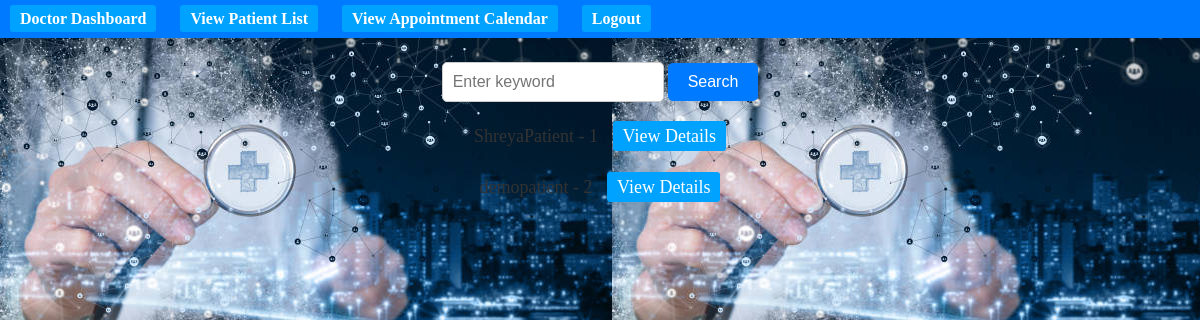
The app's page /doctor/patients/ (signed in) with its own data.
### health/models.py (models this page shows)
class Patient(models.Model):
    user = models.OneToOneField(User, on_delete=models.CASCADE)
    name = models.CharField(max_length=255)
    email = models.EmailField(max_length=255)
    mobile_no = models.CharField(max_length=255)
    address = models.TextField()
    created_on = models.DateTimeField(auto_now_add=True)
    weight = models.IntegerField()
    height = models.IntegerField()
    blood_group = models.CharField(max_length=255)
    gender = models.CharField(max_length=255)
    age = models.IntegerField()

### health/views.py (the view, shortened to what this page needs)
# urls.py: path('doctor/patients/', views.view_patient_list, name='view_patient_list'),  # View patient list
@login_required
def view_patient_list(request):
    try:
        doctor = request.user.doctor
    except Doctor.DoesNotExist:
        messages.error(request, "Doctor profile not found.")
        return redirect('home')
    keyword = request.GET.get('keyword', '')
    appointments = Appointment.objects.filter(doctor=doctor)
    patients = {appointment.patient for appointment in appointments}
    context = {'patients': patients, 'keyword': keyword}
    return render(request, 'view_patient_list.html', context)

### health/templates/view_patient_list.html
{% extends "base_doctor.html" %}
{% block content %}
<div class="dashboard-container">
    <div class="search-container">
        <form method="get" action="" class="search-form">
            <input type="text" name="keyword" placeholder="Enter keyword" value="{{ keyword }}" class="search-input">
            <button type="submit" class="search-button">Search</button>
        </form>
    </div>
    <div class="patient-list-container">
        {% if patients %}
            <ul class="patient-list">
                {% for patient in patients %}
                    <li class="patient-item">
                        {{ patient.name }} - {{ patient.id }}
                        <a href="{% url 'view_patient_details' patient.id %}" class="details-link">View Details</a>
                    </li>
                    <div class="list-item-spacing"></div>
                {% endfor %}
            </ul>
        {% else %}
            <p class="no-patients-message">No patients found.</p>
        {% endif %}
    </div>
</div>
{% endblock %}

### health/static/styles.css (style rules this page uses)
ul { list-style-type: none; padding: 0; }
ul li { margin-bottom: 10px; }
.dashboard-container { max-width: 800px; margin: 0 auto; padding: 20px; }
.search-container { text-align: center; margin-bottom: 20px; }
.search-form { display: inline-block; }
.search-input { width: 200px; padding: 10px; font-size: 16px; border: 1px solid #ccc; border-radius: 5px; }
.search-button { padding: 10px 20px; font-size: 16px; background-color: #007bff; color: #fff; border: none; border-radius: 5px; cursor: pointer; transition: background-color 0.3s; }
.patient-list-container { text-align: center; }
.patient-list { list-style: none; padding: 0; }
.patient-item { font-size: 18px; margin: 10px 0; }
.details-link { text-decoration: none; color: #007bff; margin-left: 10px; }
button, a { padding: 5px 10px; margin: 5px 0; background-color: #00a2ff; color: #fff !important; text-decoration: none; border: none; border-radius: 3px; cursor: pointer; }
.list-item-spacing { height: 10px; }
body { background-image: url('../static/images/patient_background.jpeg'); color: #333; margin: 0; min-height: 100vh; }

### records on screen
Patient: name "ShreyaPatient", id "1"
Patient: name "demopatient", id "2"
